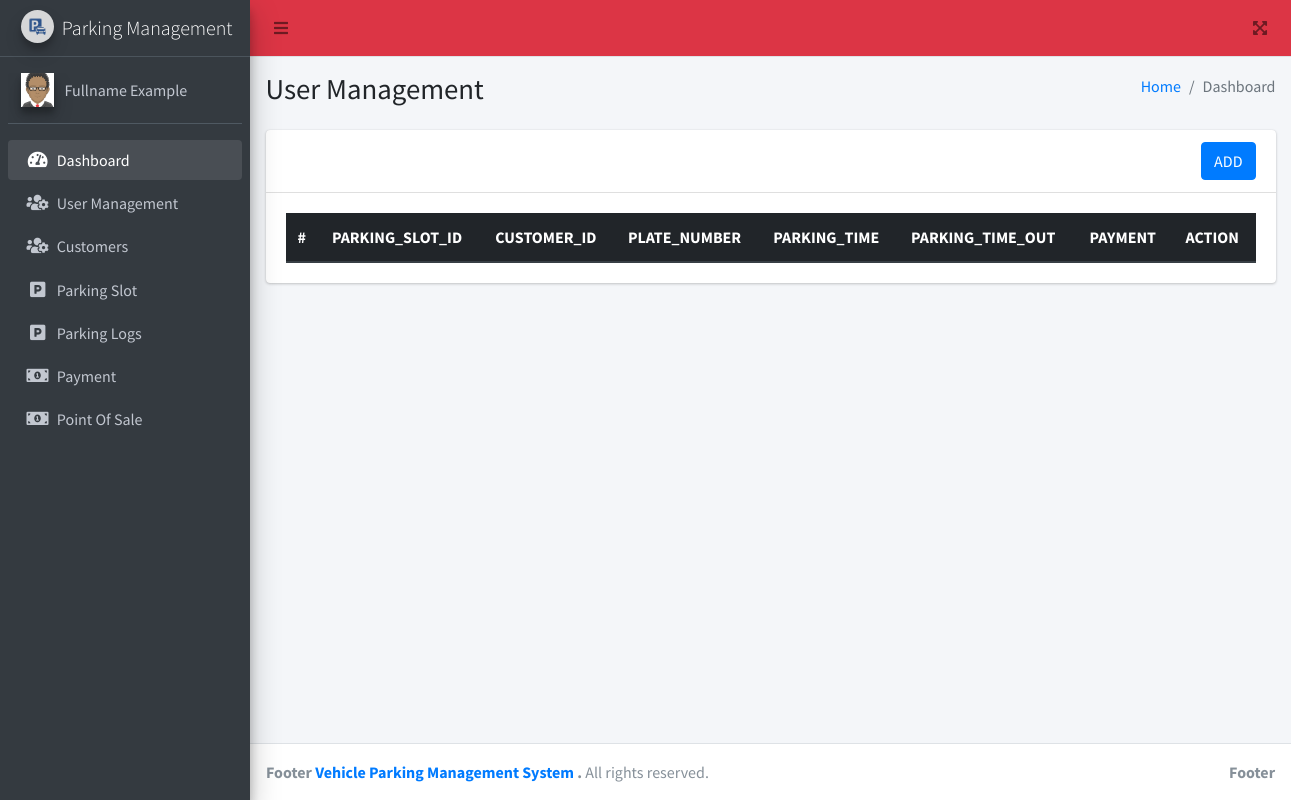
Page /Admin/parkinglogs.php on the earlier database version.
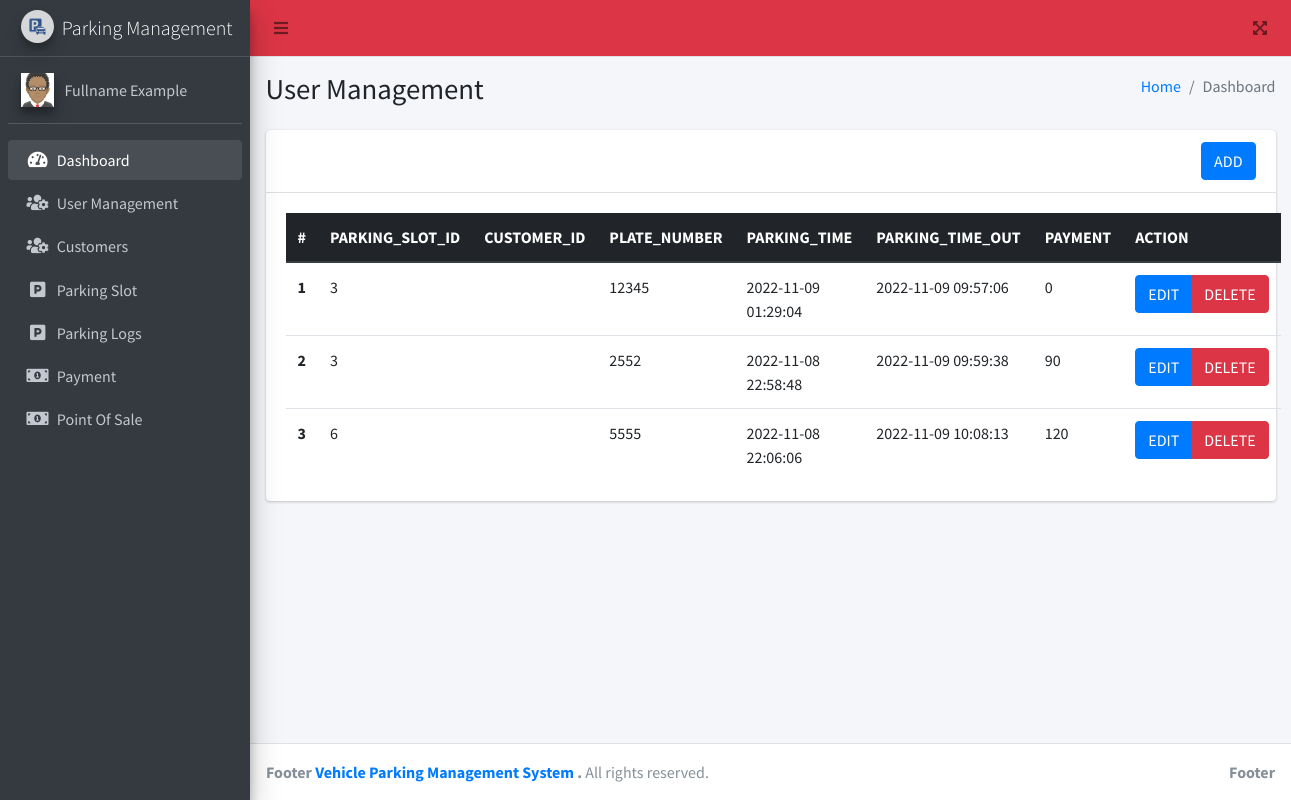
Same page on the later database version.
### tables this page shows
CREATE TABLE `parking_logs` (
  `PL_ID` int(11) NOT NULL,
  `PARKING_SLOT_ID` int(11) NOT NULL,
  `C_FNAME` varchar(255) NOT NULL,
  `C_LNAME` varchar(255) NOT NULL,
  `PLATE_NUMBER` varchar(20) NOT NULL,
  `PARKING_TIME` timestamp NOT NULL DEFAULT current_timestamp(),
  `PARKING_TIME_OUT` varchar(255) DEFAULT NULL,
  `PAYMENT` double DEFAULT NULL,
  `PL_STATUS` int(11) NOT NULL DEFAULT 1
);

### Classes/CONFIGDB.php (called while the page is built, shortened)
<?php
	class CONFIGDB
	{
		private $_host = 'localhost';
		private $_username = 'root';
		private $_password = '';
		private $_database = 'hpms';
		protected $connection;
		public function __construct()
		{
			if (!isset($this->connection)) {
				$this->connection = new mysqli($this->_host, $this->_username, $this->_password, $this->_database);
			}
			return $this->connection;
		}
	}
?>

### Classes/CRUDAPI.php (called while the page is built, shortened)
<?php
include_once 'CONFIGDB.php';
class CRUDAPI extends CONFIGDB
{
	public function getData($query)
	{
		$result = $this->connection->query($query);
		$rows = array();
		while ($row = $result->fetch_assoc()) {
			$rows[] = $row;
		}
		return $rows;
	}
}
?>

### Admin/parkinglogs.php (the view, shortened to what this page needs)
  <?php
    include_once("../Classes/CRUDAPI.php");
    $crudapi = new CRUDAPI();
  ?>
<?php include("layouts/header.php");?>
<div class="wrapper">
  <?php include("layouts/navigationbar.php");?>
  <?php include("layouts/sidebar.php");?>
  <div class="content-wrapper">
    <div class="content-header">
      <div class="container-fluid">
        <div class="row mb-2">
          <div class="col-sm-6">
            <h1 class="m-0">User Management</h1>
          </div>
          <div class="col-sm-6">
            <ol class="breadcrumb float-sm-right">
              <li class="breadcrumb-item"><a href="#">Home</a></li>
              <li class="breadcrumb-item active">Dashboard</li>
            </ol>
          </div>
        </div>
      </div>
    </div>
    <section class="content">
      <div class="container-fluid">
        <div class="card">
          <div class="card-header">
            <button type="button" class="btn btn-primary" data-toggle="modal" data-target="#usersModal" style="float:right;">ADD</button>
          </div>
          <div class="card-body">
            <table class="table">
              <thead class="thead-dark">
                <tr>
                  <th scope="col">#</th>
                  <th scope="col">PARKING_SLOT_ID</th>
                  <th scope="col">CUSTOMER_ID</th>
                  <th scope="col">PLATE_NUMBER</th>
                  <th scope="col">PARKING_TIME</th>
                  <th scope="col">PARKING_TIME_OUT</th>
                  <th scope="col">PAYMENT</th>
                  <th scope="col">ACTION</th>
                </tr>
              </thead>
              <tbody>
              <?php
                  $query = "SELECT * FROM `parking_logs`";
                  $result = $crudapi->getData($query);
                  $number = 1;
                  foreach ($result as $key => $data) {
              ?>
                  <tr>
                    <th scope="row"><?php echo $number; ?></th>
                    <td><?php echo $data["PARKING_SLOT_ID"] ?></td>
                    <td><?php echo $data["CUSTOMER_ID"] ?></td>
                    <td><?php echo $data["PLATE_NUMBER"] ?></td>
                    <td><?php echo $data["PARKING_TIME"] ?></td>
                    <td><?php echo $data["PARKING_TIME_OUT"] ?></td>
                    <td><?php echo $data["PAYMENT"] ?></td>
                    <td>
                      <div class="btn-group" role="group" aria-label="Basic example">
                        <button type="button" data-toggle="modal" data-target="#usersEditModal" data-id="<?php echo $data['ID']; ?>" class="btn btn-primary" id="editbtn">EDIT</button>
                        <button type="button" data-toggle="modal" data-target="#usersDeleteModal" data-id="<?php echo $data['ID']; ?>" class="btn btn-danger" id="deletebtn">DELETE</button>
                      </div>
                    </td>
                  </tr>
                <?php $number++; } ?>
              </tbody>
            </table>
          </div>
        </div>
      </div>
    </section>
  </div>
  <?php include("layouts/footer.php");?>
</div>
<?php include("layouts/scripts.php");?>

### Admin/layouts/header.php (shortened to what this page needs)
<!DOCTYPE html>
<html lang="en">
<head>
  <link rel="stylesheet" href="../plugins/fontawesome-free/css/all.min.css">
  <link rel="stylesheet" href="https://code.ionicframework.com/ionicons/2.0.1/css/ionicons.min.css">
  <link rel="stylesheet" href="../dist/css/adminlte.min.css">
</head>
<body class="hold-transition sidebar-mini layout-fixed">

### Admin/layouts/navigationbar.php
<nav class="main-header navbar navbar-expand navbar-red navbar-light">
    <ul class="navbar-nav">
      <li class="nav-item">
        <a class="nav-link" data-widget="pushmenu" href="#" role="button"><i class="fas fa-bars"></i></a>
      </li>
    </ul>
    <ul class="navbar-nav ml-auto">
      <li class="nav-item">
        <a class="nav-link" data-widget="fullscreen" href="#" role="button">
          <i class="fas fa-expand-arrows-alt"></i>
        </a>
      </li>
    </ul>
  </nav>

### Admin/layouts/sidebar.php
<aside class="main-sidebar sidebar-dark-primary elevation-4">
    <a href="" class="brand-link">
      <img src="../dist/img/icon.jpg" alt="AdminLTE Logo" class="brand-image img-circle elevation-3" style="opacity: .8">
      <span class="brand-text font-weight-light">Parking Management</span>
    </a>
    <div class="sidebar">
   <div class="user-panel mt-3 pb-3 mb-3 d-flex">
        <div class="image">
    <img src="../dist/img/avatar.png" class="img-square elevation-3"  alt="User Image">   </div>
        <div class="info">
          <a href="#" class="d-block">Fullname Example</a>
        </div>
      </div>
      <nav class="mt-2">
        <ul class="nav nav-pills nav-sidebar flex-column" data-widget="treeview" role="menu" data-accordion="false">
          <li class="nav-item menu-open">
            <a href="dashboard.php" class="nav-link">
              <i class="nav-icon fas fa-tachometer-alt"></i>
              <p>
                Dashboard
              </p>
            </a>
          </li>
          <li class="nav-item">
            <a href="usermanagement.php" class="nav-link" id="usersidebtn">
              <i class="nav-icon fas fa-users-cog"></i>
              <p>
               User Management
              </p>
            </a>
          </li>
          <li class="nav-item">
            <a href="customers.php" class="nav-link">
              <i class="nav-icon fas fa-users-cog"></i>
              <p>
               Customers
              </p>
            </a>
          </li>
          <li class="nav-item">
            <a href="parkingslot.php" class="nav-link">
              <i class="nav-icon fas fa-parking"></i>
              <p>
                Parking Slot
              </p>
            </a>
          </li>
          <li class="nav-item">
            <a href="parkinglogs.php" class="nav-link" id="plsidebtn">
              <i class="nav-icon fas fa-parking"></i>
              <p>
                Parking Logs
              </p>
            </a>
          </li>
          <li class="nav-item">
            <a href="payment.php" class="nav-link">
              <i class="nav-icon fas fa-money-bill-alt"></i>
              <p>
               Payment
              </p>
            </a>
          </li>
          <li class="nav-item">
            <a href="pointofsale.php" class="nav-link">
              <i class="nav-icon fas fa-money-bill-alt"></i>
              <p>
               Point Of Sale
              </p>
            </a>
          </li>
        </ul>
      </nav>
    </div>
  </aside>

### Admin/layouts/footer.php (shortened to what this page needs)
<footer class="main-footer">
    <strong>Footer <a href="">Vehicle Parking Management System </a>.</strong>
    All rights reserved.
    <div class="float-right d-none d-sm-inline-block">
      <b>Footer</b>
    </div>
  </footer>

### Admin/layouts/scripts.php (shortened to what this page needs)
</body>
</html>

Differences in the rows shown:
added parking_logs: PARKING_SLOT_ID "3", PLATE_NUMBER "12345", PARKING_TIME "2022-11-09 01:29:04", PARKING_TIME_OUT "2022-11-09 09:57:06", PAYMENT "0"
added parking_logs: PARKING_SLOT_ID "3", PLATE_NUMBER "2552", PARKING_TIME "2022-11-08 22:58:48", PARKING_TIME_OUT "2022-11-09 09:59:38", PAYMENT "90"
added parking_logs: PARKING_SLOT_ID "6", PLATE_NUMBER "5555", PARKING_TIME "2022-11-08 22:06:06", PARKING_TIME_OUT "2022-11-09 10:08:13", PAYMENT "120"
